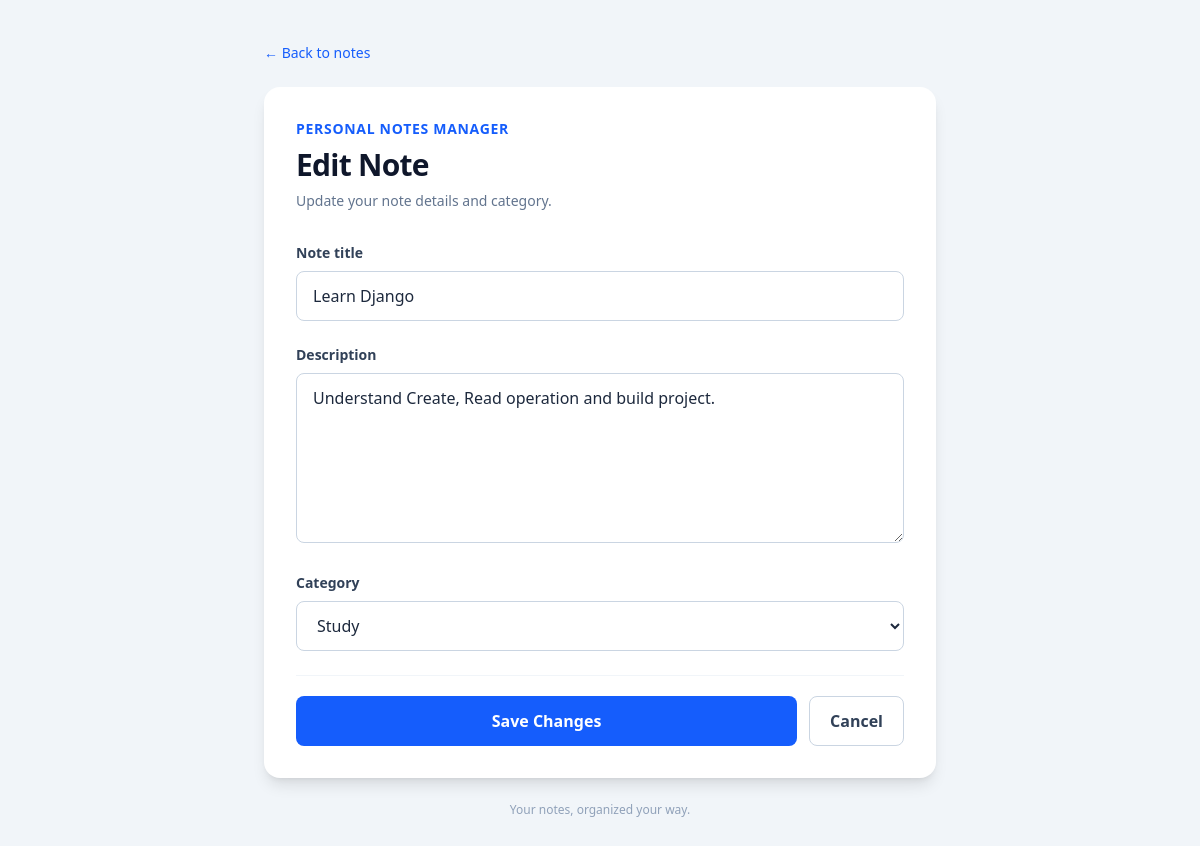
Page /edit/2 on the committed database.
### notes/models.py (models this page shows, shortened)
class Note(models.Model):
    title = models.CharField(max_length=100)
    description = models.TextField()
    CATEGORY_CHOICES = [('personal', 'Personal'),('study', 'Study'),('work', 'Work'),('other', 'Other')]
    category = models.CharField( max_length=20,choices=CATEGORY_CHOICES,default='other')

### notes/views.py (the view, shortened to what this page needs)
# urls.py: path('edit/<int:note_id>',views.Edit_note,name='edit_note'),
def Edit_note(request, note_id):
    note = get_object_or_404(Note, id=note_id)
    return render(request, 'notes/edit.html', {'note': note})

### notes/templates/notes/edit.html (shortened to what this page needs)
<!DOCTYPE html>
<html lang="en">
<head>
    <script src="https://cdn.jsdelivr.net/npm/@tailwindcss/browser@4"></script>
</head>
<body class="min-h-screen bg-slate-100 px-4 py-10 text-slate-800">
    <main class="mx-auto max-w-2xl">
        <a href="{% url 'home' %}"
           class="mb-6 inline-flex items-center gap-2 text-sm font-medium text-blue-600 hover:text-blue-800">
            &larr; Back to notes
        </a>
        <section class="rounded-2xl bg-white p-6 shadow-lg sm:p-8">
            <div class="mb-8">
                <p class="mb-2 text-sm font-semibold uppercase tracking-wider text-blue-600">
                    Personal Notes Manager
                </p>
                <h1 class="text-3xl font-bold tracking-tight text-slate-900">
                    Edit Note
                </h1>
                <p class="mt-2 text-sm text-slate-500">
                    Update your note details and category.
                </p>
            </div>
            <form method="POST" class="space-y-6">
                <div>
                    <label for="title"
                           class="mb-2 block text-sm font-semibold text-slate-700">
                        Note title
                    </label>
                    <input
                        type="text"
                        id="title"
                        name="title"
                        value="{{ note.title }}"
                        required
                        class="w-full rounded-lg border border-slate-300 px-4 py-3 outline-none transition focus:border-blue-500 focus:ring-4 focus:ring-blue-100"
                        placeholder="Enter your note title"
                    >
                </div>
                <div>
                    <label for="description"
                           class="mb-2 block text-sm font-semibold text-slate-700">
                        Description
                    </label>
                    <textarea
                        id="description"
                        name="description"
                        rows="6"
                        required
                        class="w-full resize-y rounded-lg border border-slate-300 px-4 py-3 outline-none transition focus:border-blue-500 focus:ring-4 focus:ring-blue-100"
                        placeholder="Write your note here..."
                    >{{ note.description }}</textarea>
                </div>
                <div>
                    <label for="category"
                           class="mb-2 block text-sm font-semibold text-slate-700">
                        Category
                    </label>
                    <select
                        name="category"
                        id="category"
                        required
                        class="w-full rounded-lg border border-slate-300 bg-white px-4 py-3 outline-none transition focus:border-blue-500 focus:ring-4 focus:ring-blue-100"
                    >
                        <option value="study" {% if note.category == "study" %}selected{% endif %}>
                            Study
                        </option>
                    </select>
                </div>
                <div class="flex flex-col gap-3 border-t border-slate-100 pt-5 sm:flex-row">
                    <button
                        type="submit"
                        class="flex-1 rounded-lg bg-blue-600 px-5 py-3 font-semibold text-white transition hover:bg-blue-700 focus:outline-none focus:ring-4 focus:ring-blue-200"
                    >
                        Save Changes
                    </button>
                    <a
                        href="{% url 'home' %}"
                        class="rounded-lg border border-slate-300 px-5 py-3 text-center font-semibold text-slate-700 transition hover:bg-slate-50"
                    >
                        Cancel
                    </a>
                </div>
            </form>
        </section>
        <p class="mt-6 text-center text-xs text-slate-400">
            Your notes, organized your way.
        </p>
    </main>
</body>
</html>

### rows in the picture
Note: title "Learn Django", description "Understand Create, Read operation and build project.", category "Study"
